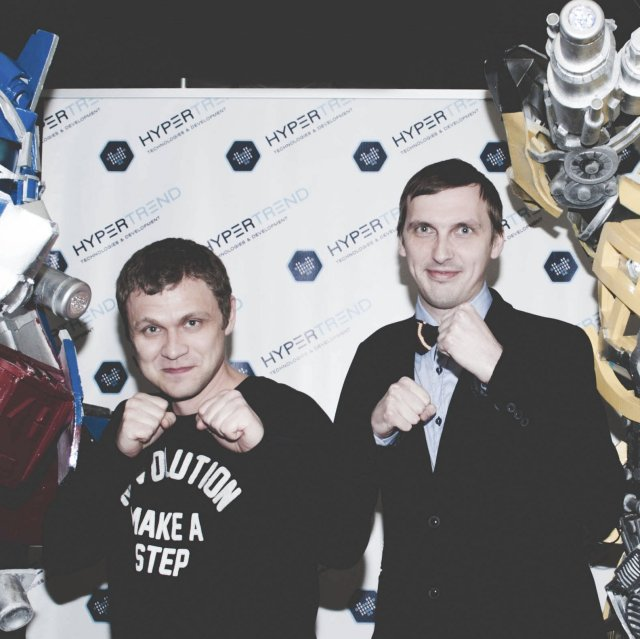
#> input picture test.jpg, 640 x 639 px; the run also reads 1 picture not shown here
$ python main.py   (Python 2 division)
#> lines starting #> are read from the running program, lines starting #| are printed output that depends on the picture
# -*- coding: utf-8 -*-

import numpy as np
import cv2


face_cascade = cv2.CascadeClassifier('haarcascades/haarcascade_frontalface_alt.xml')
eye_cascade = cv2.CascadeClassifier('haarcascades/haarcascade_eye.xml')
mouth_cascade = cv2.CascadeClassifier('haarcascades/haarcascade_mcs_mouth.xml')
nose_cascade = cv2.CascadeClassifier('haarcascades/haarcascade_mcs_nose.xml')

COLOR_FACE = 255, 0, 0
COLOR_EYE = 0, 255, 0
COLOR_NOSE = 0, 255, 255
COLOR_MONTH = 0, 0, 255

FEATURE_SCALE = 1.3
FEATURE_MIN_NEIGHBORS = 10


class Rectangle(object):
    def __init__(self, x=0, y=0, width=0, height=0):
        self.x1 = x
        self.y1 = y

        self.x2 = x + width
        self.y2 = y + height

        self.width = width
        self.height = height

    @property
    def point1(self):
        return self.x1, self.y1

    @property
    def point2(self):
        return self.x2, self.y2

    def draw_rect(self, image, color, thickness=2):
        cv2.rectangle(image, self.point1, self.point2, color, thickness)

    def slice_image(self, image):
        return image[self.y1:self.y2, self.x1:self.x2]


class Person(object):
    def __init__(self):
        self.face = None
        self.eyes = []
        self.noses = []
        self.mouths = []

    def resize(self, overlay, width):
        ratio = float(width) / overlay.shape[1]
        dim = (int(width), int(overlay.shape[0] * ratio))
        result = cv2.resize(overlay, dim, interpolation=cv2.INTER_AREA)

        return result

    def draw_eyes(self, image, overlay):
        pass

    def draw_nose(self, image, overlay):
        nose = self.noses[0]

        overlay_resized = self.resize(overlay, nose.width)
        overlay_height, overlay_width, channels = overlay_resized.shape

        # center
        roi_x1 = nose.x1 + abs(nose.width - overlay_width) / 2
        # roi_y1 = nose.y1 + abs(nose.height - overlay_height) / 2
        roi_y1 = nose.y2 - overlay_height

        roi = image[roi_y1:roi_y1 + overlay_height, roi_x1:roi_x1 + overlay_width]

        # Now create a mask of logo and create its inverse mask also
        overlay_gray = cv2.cvtColor(overlay_resized, cv2.COLOR_BGR2GRAY)
        ret, mask = cv2.threshold(overlay_gray, 10, 255, cv2.THRESH_BINARY)
        mask_inv = cv2.bitwise_not(mask)

        # Now black-out the area of logo in ROI
        image_bg = cv2.bitwise_and(roi, roi, mask=mask)

        # Take only region of logo from logo image.
        overlay_fg = cv2.bitwise_and(overlay_resized, overlay_resized, mask=mask_inv)

        # Put logo in ROI and modify the main image
        image[roi_y1:roi_y1 + overlay_height, roi_x1:roi_x1 + overlay_width] = cv2.add(image_bg, overlay_fg)

    def draw_mouth(self, image, overlay):
        pass

    def draw_rects(self, image):
        self.face.draw_rect(image, COLOR_FACE)

        for eye_rect in self.eyes:
            eye_rect.draw_rect(image, COLOR_EYE)

        for nose_rect in self.noses:
            nose_rect.draw_rect(image, COLOR_NOSE)

        for mouth_rect in self.mouths:
            mouth_rect.draw_rect(image, COLOR_MONTH)


def detect_feature(cascade, image, rel_x=0, rel_y=0):
    result = []
    feature_list = cascade.detectMultiScale(image, FEATURE_SCALE, FEATURE_MIN_NEIGHBORS)

    for feature in feature_list:
        x, y, width, height = feature

        if rel_x or rel_y:
            x += rel_x
            y += rel_y

        feature_rect = Rectangle(x, y, width, height)
        result.append(feature_rect)

    return result


def detect_persons(image):
    persons = []

    image_gray = cv2.cvtColor(img, cv2.COLOR_BGR2GRAY)
    face_list = detect_feature(face_cascade, image_gray)

    for face_rect in face_list:
        person = Person()
        person.face = face_rect

        image_gray_face = face_rect.slice_image(image_gray)

        person.eyes = detect_feature(eye_cascade, image_gray_face, face_rect.x1, face_rect.y1)
        person.noses = detect_feature(nose_cascade, image_gray_face, face_rect.x1, face_rect.y1)
        person.mouths = detect_feature(mouth_cascade, image_gray_face, face_rect.x1, face_rect.y1)

        persons.append(person)
        person.draw_rects(image)

    return persons

img = cv2.imread('test.jpg')
#> img is the input picture: shape (639, 640, 3); mean B, G, R 123.7, 122.5, 123.4
persons = detect_persons(img)
#> in detect_persons, `image_gray = cv2.cvtColor(img, cv2.COLOR_BGR2GRAY)`:
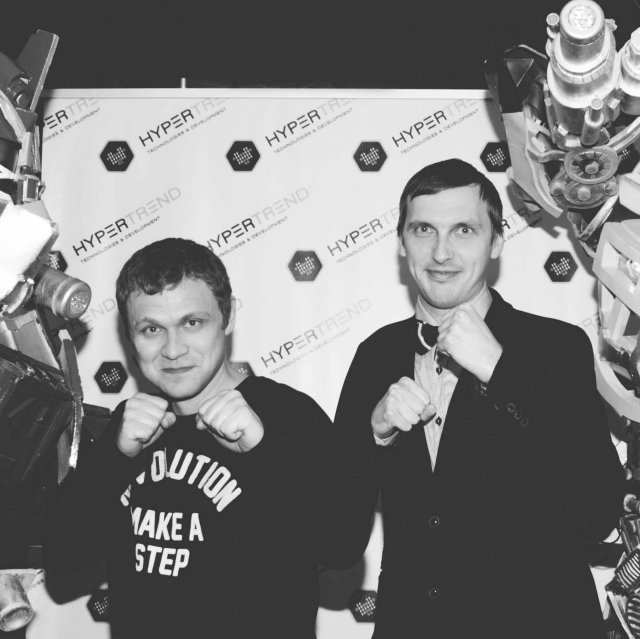
#> image_gray: shape (639, 640); min 31, max 255, mean 122.9
#> in detect_feature, `feature_list = cascade.detectMultiScale(image, FEATURE_SCALE, FEATURE_..`: feature_list = [[393, 191, 104, 104], [123, 290, 98, 98]]
#> the loop in detect_feature, `for feature in feature_list:` made 2 passes
#> (x, y, width, height) on passes 1 to 2: (393, 191, 104, 104), (123, 290, 98, 98)
#> after the loop in detect_feature, `for feature in feature_list:`: result = 2 items
#> the loop in detect_persons, `for face_rect in face_list:` made 2 passes
#> pass 1, in detect_persons, `image_gray_face = face_rect.slice_image(image_gray)`:
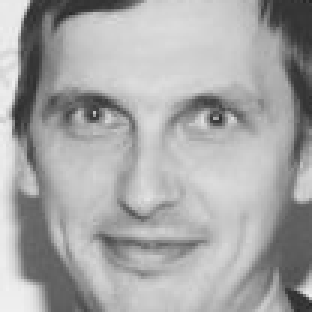
#> image_gray_face: shape (104, 104) (shown 3 times larger); min 39, max 241, mean 167
#> pass 2, in detect_persons, `image_gray_face = face_rect.slice_image(image_gray)`:
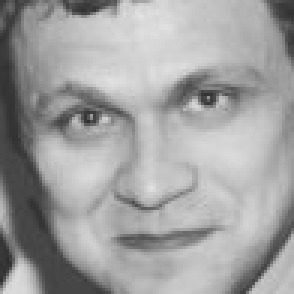
#> image_gray_face: shape (98, 98) (shown 3 times larger); min 44, max 227, mean 160.3
#> persons = 2 items
person = persons[0]
overlay = cv2.imread('mustache.png')
person.draw_nose(img, overlay)
#> in resize, `ratio = float(width) / overlay.shape[1]`: ratio = 0.0603
#> in resize, `dim = (int(width), int(overlay.shape[0] * ratio))`: dim = (29, 10)
#> in draw_nose, `roi_x1 = nose.x1 + abs(nose.width - overlay_width) / 2`: roi_x1 = 425
#> in draw_nose, `roi_y1 = nose.y2 - overlay_height`: roi_y1 = 260
#> in draw_nose, `image[roi_y1:roi_y1 + overlay_height, roi_x1:roi_x1 + overlay_width] =..`:
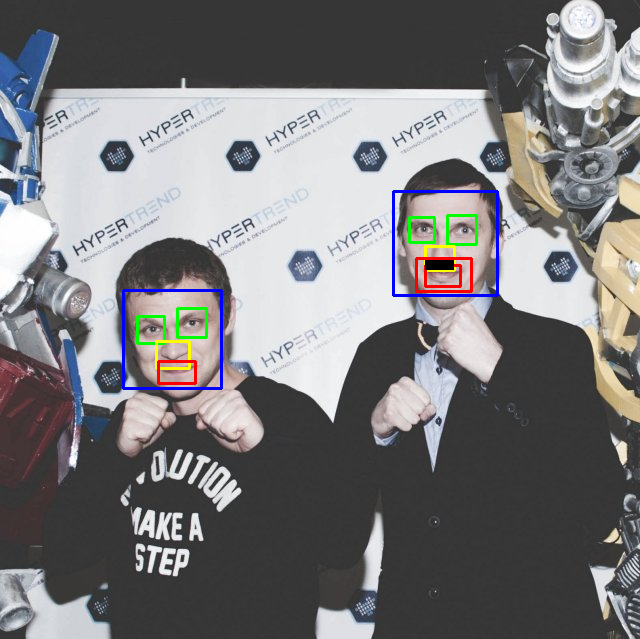
#> image: shape (639, 640, 3); mean B, G, R 123, 121.4, 122.1

cv2.namedWindow('img', cv2.WINDOW_NORMAL)
cv2.imshow('img', img)

cv2.waitKey(0)
cv2.destroyAllWindows()
